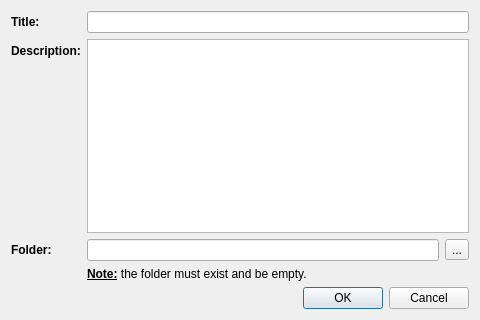
<?xml version="1.0" encoding="UTF-8"?>
<ui version="4.0">
 <class>PmrWorkspacesWindowNewWorkspaceDialog</class>
 <widget class="QDialog" name="PmrWorkspacesWindowNewWorkspaceDialog">
  <property name="geometry">
   <rect>
    <x>0</x>
    <y>0</y>
    <width>480</width>
    <height>320</height>
   </rect>
  </property>
  <property name="windowTitle">
   <string>New Workspace</string>
  </property>
  <layout class="QVBoxLayout" name="verticalLayout">
   <item>
    <layout class="QFormLayout" name="formLayout">
     <property name="fieldGrowthPolicy">
      <enum>QFormLayout::ExpandingFieldsGrow</enum>
     </property>
     <item row="0" column="0">
      <widget class="QLabel" name="titleLabel">
       <property name="font">
        <font>
         <weight>75</weight>
         <bold>true</bold>
        </font>
       </property>
       <property name="text">
        <string>Title:</string>
       </property>
      </widget>
     </item>
     <item row="0" column="1">
      <widget class="QLineEdit" name="titleValue"/>
     </item>
     <item row="1" column="0">
      <widget class="QLabel" name="descriptionLabel">
       <property name="font">
        <font>
         <weight>75</weight>
         <bold>true</bold>
        </font>
       </property>
       <property name="text">
        <string>Description:</string>
       </property>
      </widget>
     </item>
     <item row="1" column="1">
      <widget class="QPlainTextEdit" name="descriptionValue">
       <property name="sizePolicy">
        <sizepolicy hsizetype="Expanding" vsizetype="Expanding">
         <horstretch>0</horstretch>
         <verstretch>1</verstretch>
        </sizepolicy>
       </property>
      </widget>
     </item>
     <item row="2" column="0">
      <widget class="QLabel" name="folderLabel">
       <property name="font">
        <font>
         <weight>75</weight>
         <bold>true</bold>
        </font>
       </property>
       <property name="text">
        <string>Folder:</string>
       </property>
      </widget>
     </item>
     <item row="2" column="1">
      <layout class="QHBoxLayout" name="folderHorizontalLayout">
       <item>
        <widget class="QLineEdit" name="folderValue"/>
       </item>
       <item>
        <widget class="QToolButton" name="folderToolButton">
         <property name="text">
          <string>...</string>
         </property>
        </widget>
       </item>
      </layout>
     </item>
     <item row="3" column="1">
      <widget class="QLabel" name="noteLabel">
       <property name="sizePolicy">
        <sizepolicy hsizetype="Expanding" vsizetype="Ignored">
         <horstretch>0</horstretch>
         <verstretch>0</verstretch>
        </sizepolicy>
       </property>
       <property name="text">
        <string>&lt;html&gt;&lt;head/&gt;&lt;body&gt;&lt;p&gt;&lt;span style=&quot; font-weight:600; text-decoration: underline;&quot;&gt;Note:&lt;/span&gt; the folder must exist and be empty.&lt;/p&gt;&lt;/body&gt;&lt;/html&gt;</string>
       </property>
       <property name="wordWrap">
        <bool>true</bool>
       </property>
      </widget>
     </item>
    </layout>
   </item>
   <item>
    <widget class="QDialogButtonBox" name="buttonBox">
     <property name="standardButtons">
      <set>QDialogButtonBox::Cancel|QDialogButtonBox::Ok</set>
     </property>
    </widget>
   </item>
  </layout>
 </widget>
 <resources/>
 <connections/>
</ui>
